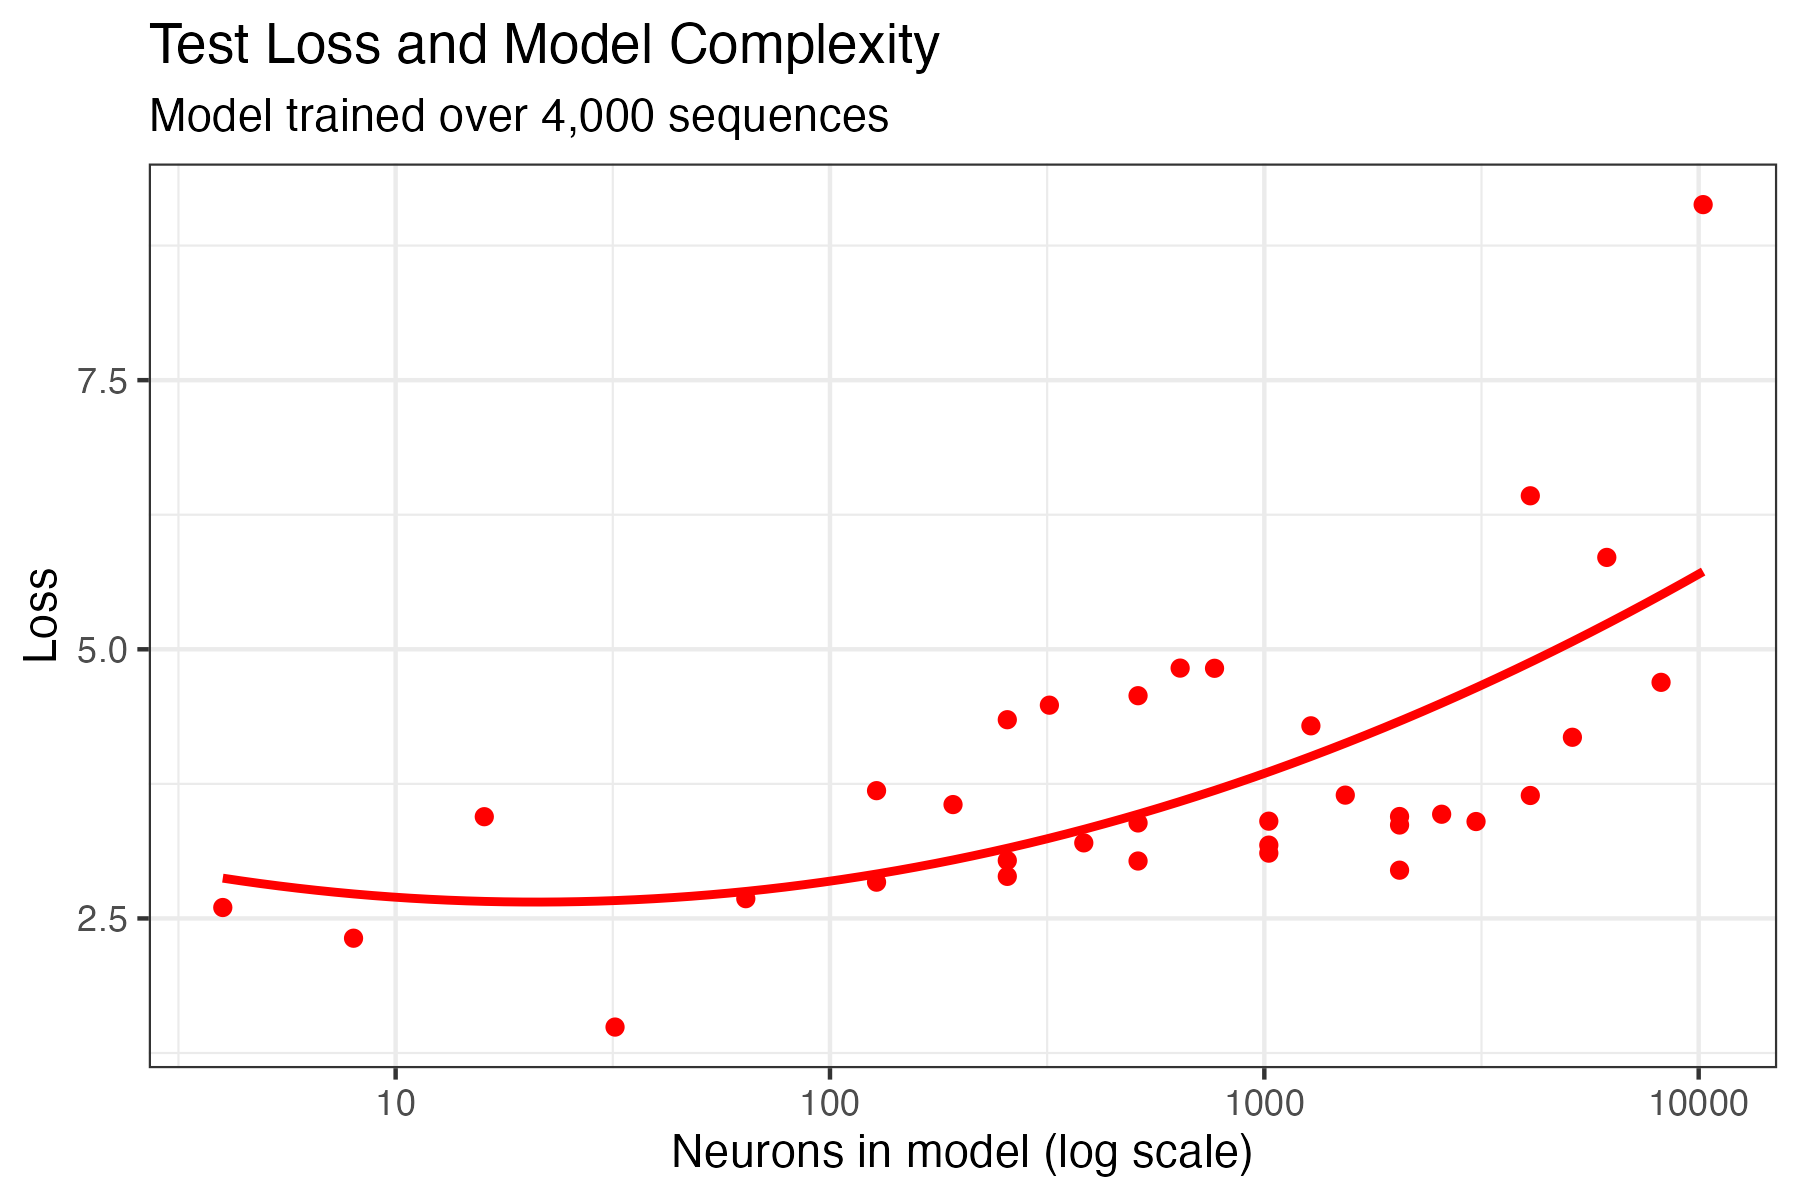

Recreate this plot in R.
## Code to create a viz of test loss as a function of complexity
## For the model that trained over ~4,000 sequences

#Importing necessary libraries and data
library(tidyverse)
library(ggplot2)
fourk <- read_csv("../../results/results-4k.csv")

#Averaging loss across seeds
fourkMean <- fourk |>
  group_by(layers, neuronsPerLayer) |>
  summarize(testLoss = mean(testLoss),
         trainLoss = mean(trainLoss))

#Generating plot
plot <- ggplot(data = fourkMean) +
  geom_point(aes(x = layers*neuronsPerLayer, y = testLoss), color = 'red') +
  geom_smooth(method = "lm", formula = y ~ x + I(x^2), se = FALSE, 
              aes(x = layers*neuronsPerLayer, y = testLoss), color = 'red') +
  scale_x_log10() +
  labs(title = "Test Loss and Model Complexity",
       x = "Neurons in model (log scale)",
       y = "Loss",
       subtitle = "Model trained over 4,000 sequences") +
  theme_bw()

ggsave('figure3.png',
       plot,
       width = 6, height = 4)
